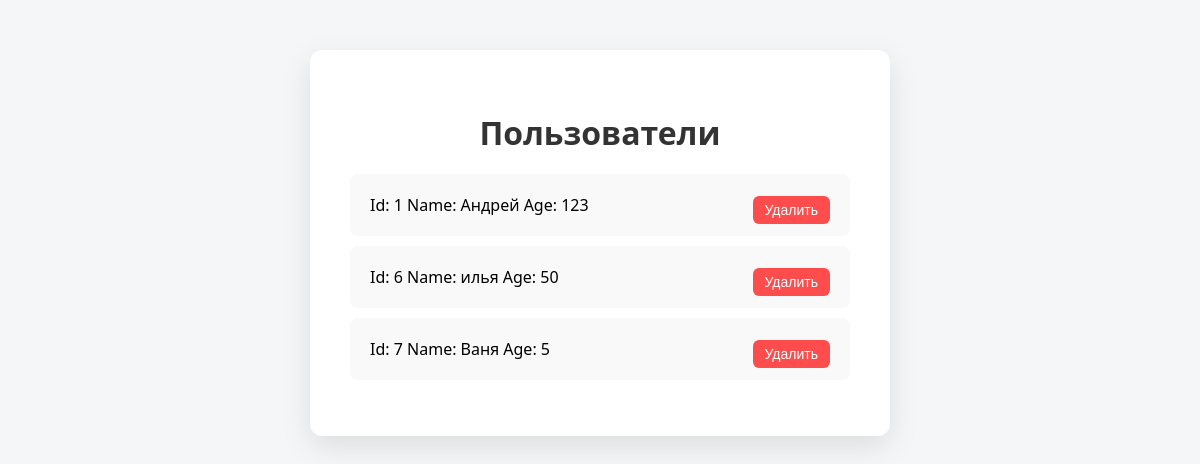
/all/, run on an earlier commit of the app's database.
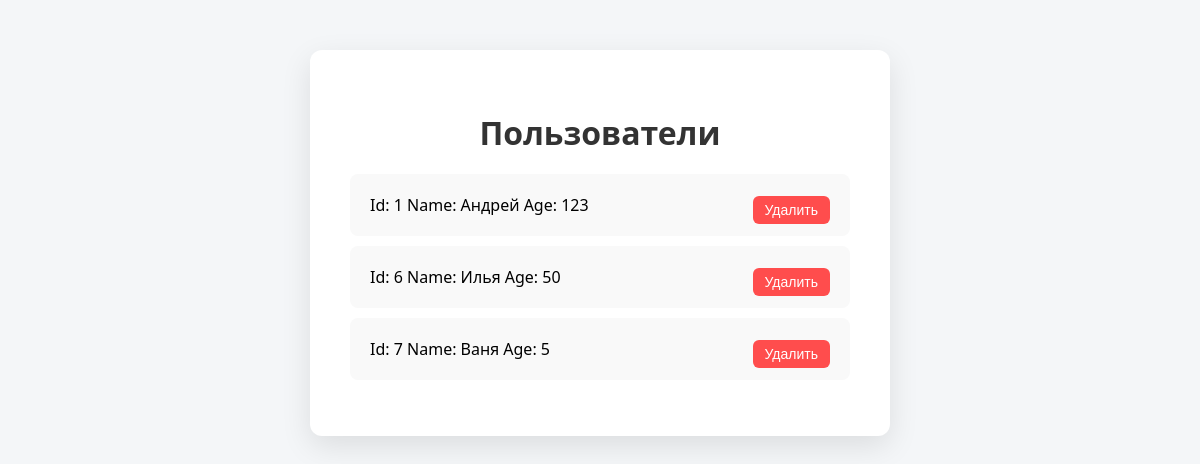
And on a later commit of the database.
### product/models.py (models this page shows)
class User(models.Model):
    name = models.CharField(max_length=30)
    age = models.IntegerField()
    archived = models.BooleanField(default=False)

### product/views.py (the view)
# urls.py: path('all/', views.all, name='all'),
def all(request):
    users = User.objects.all()
    return render(request, 'all.html', {'users': users})

### product/templates/all.html (shortened to what this page needs)
{% load static %}
<!DOCTYPE html>
<html lang="ru">
<head>
  <link rel="stylesheet" href="{% static 'product/css/styles.css' %}">
</head>
<body>
<div class="container">
  <h1>Пользователи</h1>
  <ul>
    {% for user in users %}
    <li>
      <a href="/show/{{ user.id }}" class="task-text">
        <span class="task-text">Id: {{ user.id }}      Name: {{ user.name }}       Age: {{ user.age }}</span>
      </a>
      {% if user.archived %}
       <a href="{% url 'recover' user.id %}">
         <button class="recover-btn">Восстановить</button>
       </a>
      {% else %}
       <a href="{% url 'delete' user.id %}">
         <button class="delete-btn">Удалить</button>
       </a>
      {% endif %}
    </li>
    {% endfor %}
  </ul>
</div>
</body>
</html>

What changed in the data, as far as the page shows it:
changed User id 6: name "илья" → "Илья"
